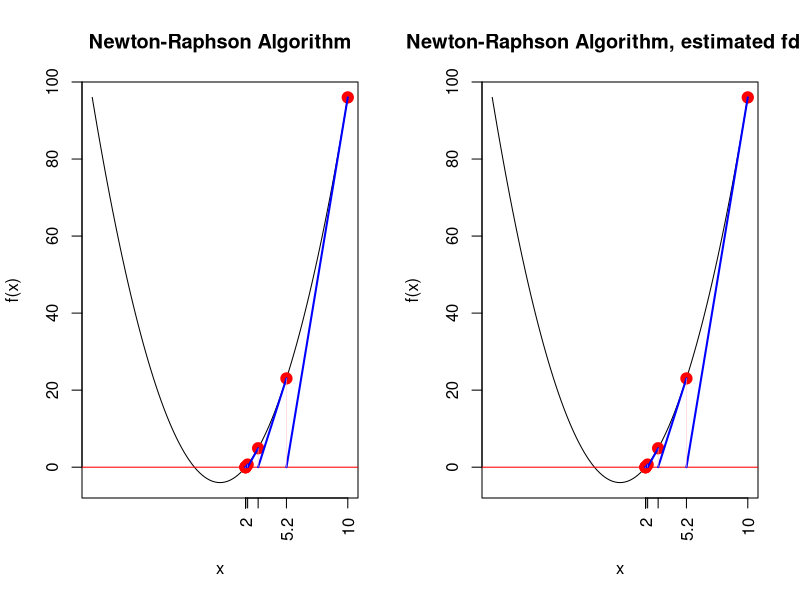
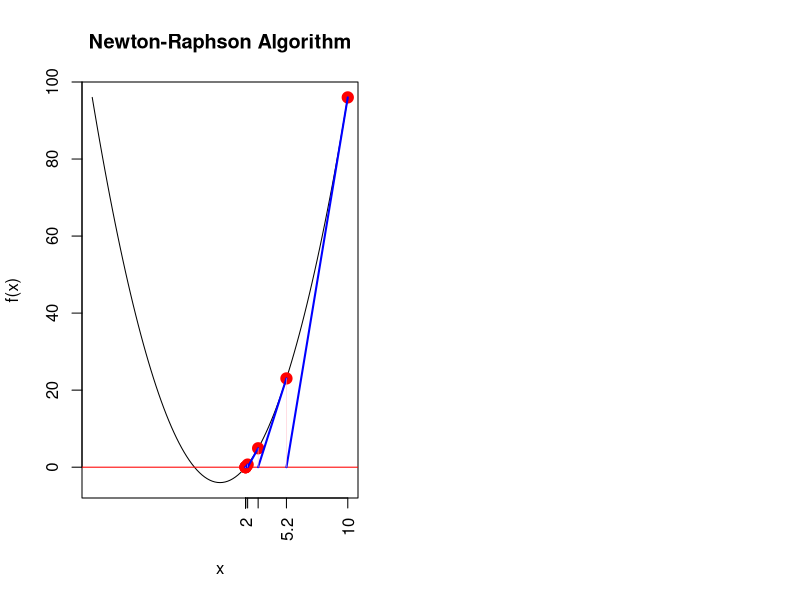
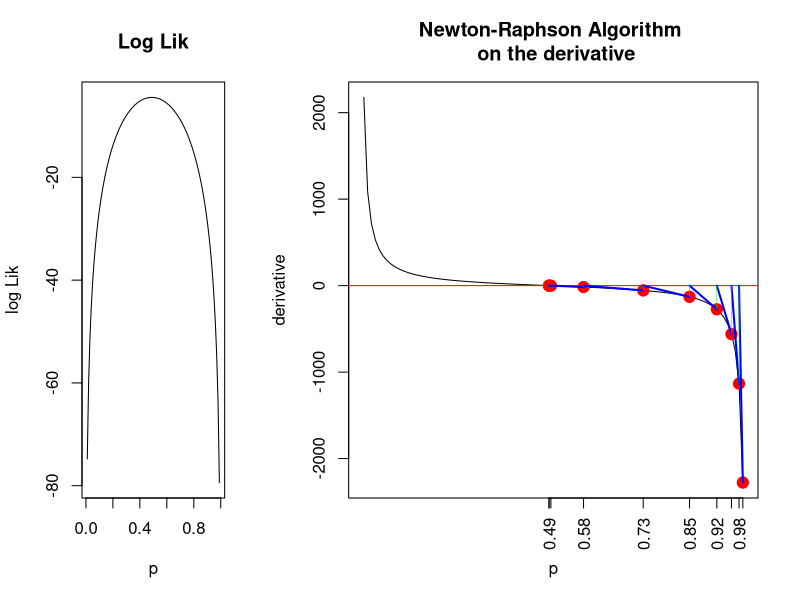
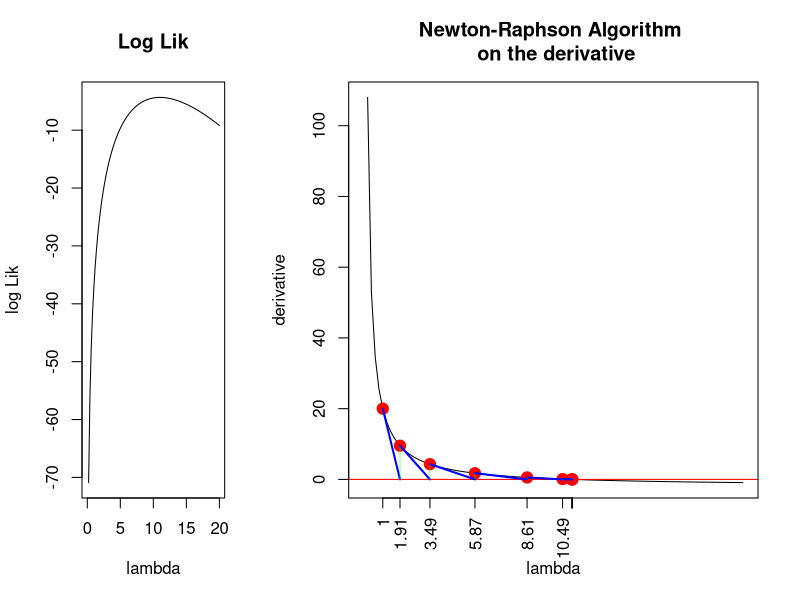

R code for these plots, in order:
mynewt=function(x0,delta=0.001,f,fdash){
d=1000
i=0
x=c()
y=c()
x[1]=x0
y[1]=f(x[1])
while(d > delta & i<10000){
i=i+1
x[i+1]=x[i]-f(x[i])/fdash(x[i])
y[i+1]=f(x[i+1])
d=abs(y[i])
}
#windows()
curve(f(x),xlim=range(c(range(x),-range(x))),xaxt="n", main="Newton-Raphson Algorithm")
points(x,y,col="Red",pch=19,cex=1.5)
axis(1,x,round(x,2),las=2)
abline(h=0,col="Red")

segments(x[1:(i-1)],y[1:(i-1)],x[2:i],rep(0,i-1),col="Blue",lwd=2)
segments(x[2:i],rep(0,i-1),x[2:i],y[2:i],lwd=0.5,col="Pink")

list(x=x,y=y)
}




mynewt2=function(x0,delta=0.001,f, h=0.0001){
  
  fdash = function(x) (f(x+h)-f(x))/h
  d=1000
  i=0
  x=c()
  y=c()
  x[1]=x0
  y[1]=f(x[1])
  while(d > delta & i<10000){
    i=i+1
    x[i+1]=x[i]-f(x[i])/fdash(x[i])
    y[i+1]=f(x[i+1])
    d=abs(y[i])
  }
  #windows()
  curve(f(x),xlim=range(c(range(x),-range(x))),xaxt="n", main="Newton-Raphson Algorithm, estimated fdash")
  points(x,y,col="Red",pch=19,cex=1.5)
  axis(1,x,round(x,2),las=2)
  abline(h=0,col="Red")
  
  segments(x[1:(i-1)],y[1:(i-1)],x[2:i],rep(0,i-1),col="Blue",lwd=2)
  segments(x[2:i],rep(0,i-1),x[2:i],y[2:i],lwd=0.5,col="Pink")
  
  list(x=x,y=y)
}

layout(matrix(1:2,nr=1))
mynewt(x0=10,delta=0.000001,f=function(x) x^2-4,fdash=function(x) 2*x )
mynewt2(x0=10,delta=0.000001,f=function(x) x^2-4)

myNRML=function(x0,delta=0.001,llik,xrange,parameter="param"){
f=function(x) (llik(x+delta)-llik(x))/delta
fdash=function(x) (f(x+delta)-f(x))/delta
d=1000
i=0
x=c()
y=c()
x[1]=x0
y[1]=f(x[1])
while(d > delta & i<100){
i=i+1
x[i+1]=x[i]-f(x[i])/fdash(x[i])
y[i+1]=f(x[i+1])
d=abs(y[i+1])
}
layout(matrix(1:2,nr=1,nc=2,byrow=TRUE),width=c(1,2))
curve(llik(x), xlim=xrange,xlab=parameter,ylab="log Lik",main="Log Lik")
curve(f(x),xlim=xrange,xaxt="n", xlab=parameter,ylab="derivative",main=  "Newton-Raphson Algorithm \n on the derivative")
points(x,y,col="Red",pch=19,cex=1.5)
axis(1,x,round(x,2),las=2)
abline(h=0,col="Red")

segments(x[1:(i-1)],y[1:(i-1)],x[2:i],rep(0,i-1),col="Blue",lwd=2)
segments(x[2:i],rep(0,i-1),x[2:i],y[2:i],lwd=0.5,col="Green")

list(x=x,y=y)
}


mynewt(x0=10,delta=0.000001,f=function(x) x^2-4,fdash=function(x) 2*x )

myNRML(x0=0.99,delta=0.000001,llik=function(x) log(dbinom(12,size=20,prob=x)*dbinom(10,size=25,prob=x)),xrange=c(0.01,0.99),parameter="p" )
myNRML(x0=1,delta=0.000001,llik=function(x) log(dpois(12,x)*dpois(10,x)),xrange=c(0,20),parameter="lambda" )